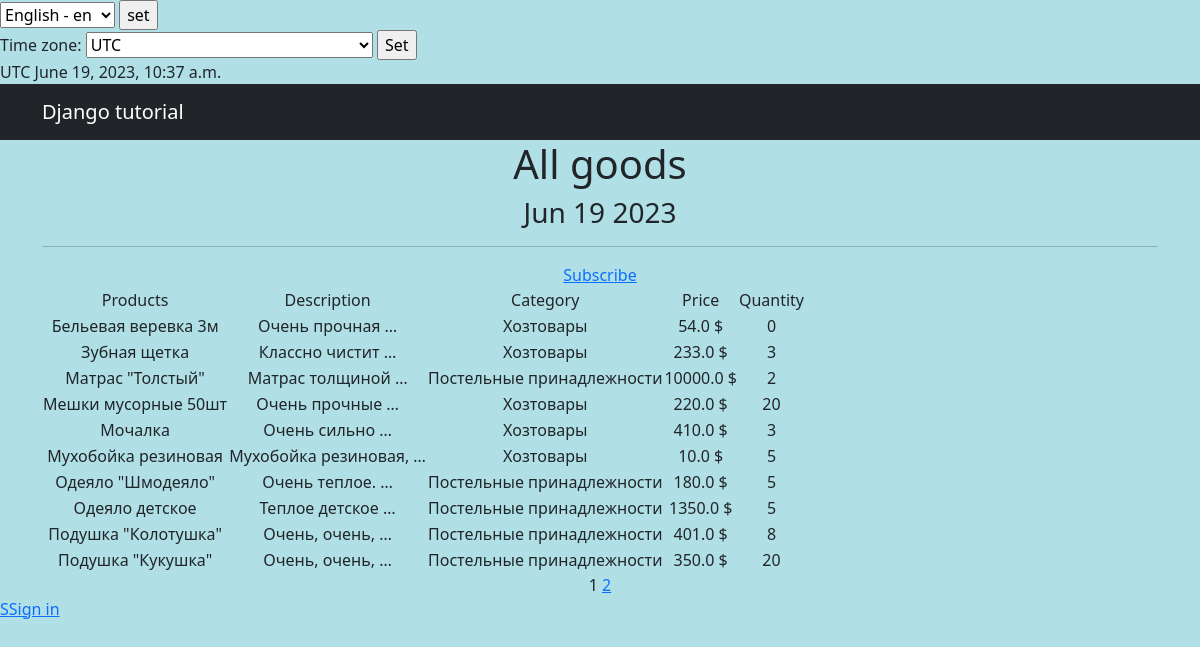
Before: /products/ with the older database file.
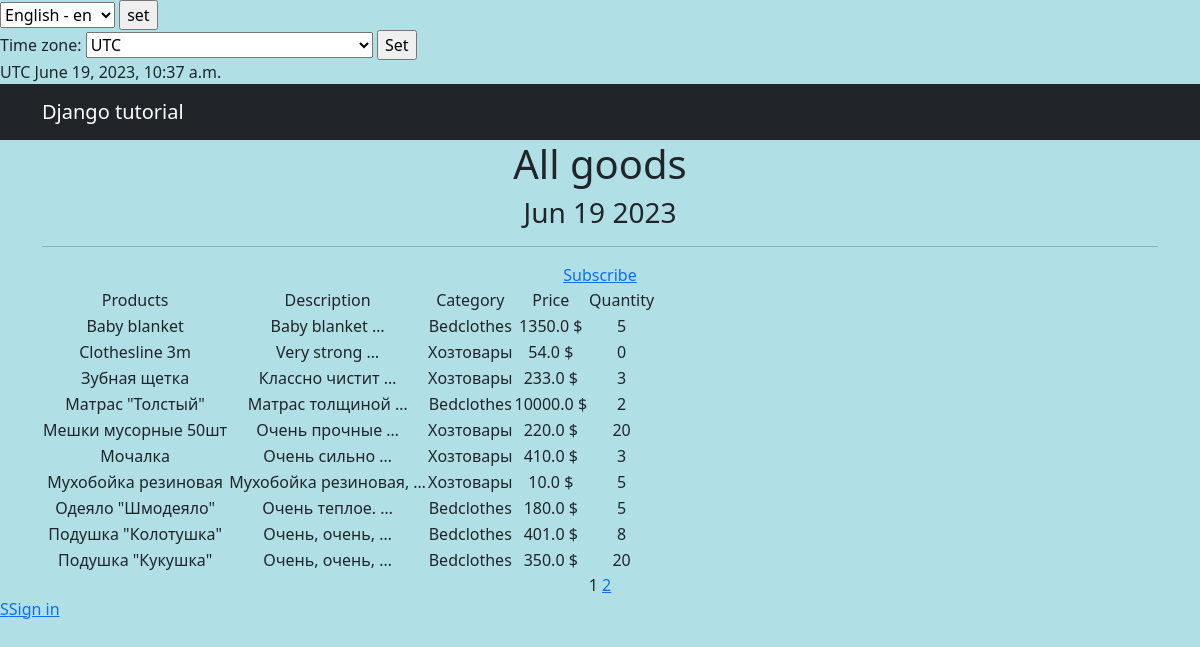
After: the same page with the newer database file.
### simpleapp/models.py (models this page shows, shortened)
class Product(models.Model):
    name = models.CharField(
        max_length=50,
        unique=True,  # названия товаров не должны повторяться
        verbose_name=gettext_lazy('Product name'),
        help_text=gettext_lazy('Enter a name of the product'),
    )
    description = models.TextField(
        verbose_name=gettext_lazy('Description'),
        help_text=gettext_lazy('Describe the product'),
    )
    quantity = models.IntegerField(
        validators=[MinValueValidator(0, gettext_lazy('Quantity should be >= 0'))],
        verbose_name=gettext_lazy('Quantity'),
        help_text=gettext_lazy('Quantity should be >= 0'),
    )
    category = models.ForeignKey(
        to='Category',
        on_delete=models.CASCADE,
        related_name='products',  # все продукты в категории будут доступны через поле products
        verbose_name=gettext_lazy('Category'),
        help_text=gettext_lazy('Choose a category name'),
    )
    price = models.FloatField(
        validators=[MinValueValidator(0.0, gettext_lazy('Price should be >= 0.0'))],
        verbose_name=gettext_lazy('Price'),
        help_text=gettext_lazy('Price should be >= 0.0'),
    )
    class Meta:  # Возвращает название категории во множественном или единственном числе в админпанеле
        verbose_name = _('Product')
        verbose_name_plural = _('Products')

class Category(models.Model):
    name = models.CharField(
        max_length=100,
        unique=True,
        verbose_name=gettext_lazy('Category'),
        help_text=gettext_lazy('Category name'),
    )
    def __str__(self):
        return f'{self.name.title()}'
    class Meta:  # Возвращает название категории во множественном или единственном числе в админпанеле
        verbose_name = _('Category')
        verbose_name_plural = _('Categories')

### simpleapp/views.py (the view, shortened to what this page needs)
# urls.py: path('', ProductsList.as_view(), name='product_list'),
class ProductsList(ListView):
    model = Product
    ordering = 'name'
    template_name = 'products.html'
    context_object_name = 'products'
    paginate_by = 10  # вот так мы можем указать количество записей на странице
    def get_queryset(self):
        queryset = super().get_queryset()
        self.filterset = ProductFilter(self.request.GET, queryset)
        return self.filterset.qs
    def get_context_data(self, **kwargs):
        context = super().get_context_data(**kwargs)
        context['next_sale'] = "Распродажа в среду!"
        context['filterset'] = self.filterset
        context['current_time'] = timezone.localtime(timezone.now())
        context['timezones'] = pytz.common_timezones
        return context

### simpleapp/templatetags/custom_filters.py (called while the page is built)
@register.filter()
def currency(value, code='rub'):
   postfix = CURRENCIES_SYMBOLS[code]
   return f'{value} {postfix}'

### simpleapp/templatetags/custom_tags.py (called while the page is built)
@register.simple_tag()
def current_time(format_string='%b %d %Y'):
    return datetime.utcnow().strftime(format_string)

@register.simple_tag(takes_context=True)
def url_replace(context, **kwargs):
    d = context['request'].GET.copy()
    for k, v in kwargs.items():
        d[k] = v
    return d.urlencode()

### templates/products.html (shortened to what this page needs)
{% extends 'flatpages/default.html' %}
{% load custom_filters %}
{% load custom_tags %}
{% load cache %}
{% load i18n %}
{% block content %}
    {% cache 30 header %}
    <h1>{% trans 'All goods' %}</h1>
    <h3>{% current_time '%b %d %Y' %}</h3>
    <hr>
    {% endcache %}
    <a href="{% url 'subscriptions' %}">{% trans 'Subscribe' %}</a>
    {% if products %}
        <table>
            <tr>
                <td>{% trans 'Products' %}</td>
                <td>{% trans 'Description' %}</td>
                <td>{% trans 'Category' %}</td>
                <td>{% trans 'Price' %}</td>
                <td>{% trans 'Quantity' %}</td>
            </tr>
            {% for product in products %}
                    <td>{{ product.name }}</td>
                    <td>{{ product.description|truncatewords:2 }}</td>
                    <td>{{ product.category.name }}</td>
                    <td>{{ product.price|currency:"usd" }}</td>
                    <td>{{ product.quantity }}</td>
                    <td>
                    </td>
            {% endfor %}
        </table>
    {% else %}
        <h2>{% trans 'There are no any goods' %}</h2>
    {% endif %}
    {{ page_obj.number }}
    {% if page_obj.has_next %}
        <a href="?{% url_replace page=page_obj.next_page_number %}">{{ page_obj.next_page_number }}</a>
    {% endif %}
{% endblock content %}

### templates/flatpages/default.html (shortened to what this page needs)
<!DOCTYPE html>
{% load i18n %}
{% load tz %}
{% load static %}
<html lang="ru">
    <head>
        <link href="{% static 'css/styles.css' %}" rel="stylesheet" />
    </head>
    <body>
        <form action="{% url 'set_language' %}" method="POST"> {% csrf_token %}
            {% get_current_language as LANGUAGE_CODE %}
            <select name="language" id="">
                {% get_available_languages as LANGUAGES %}
                {% get_language_info_list for LANGUAGES as languages %}
                {% for language in languages %}
                    <option value="{{ language.code }}" {% if language.code == LANGUAGE_CODE %} selected {% endif %} >
                        {{ language.name_local }} - {{ language.code }}
                    </option>
                {% endfor %}
            </select>
            <input type="submit" value="set">
        </form>
        {% get_current_timezone as TIME_ZONE %}
        <form action="" method="POST">
            <label for="timezone">Time zone:</label>
            <select name="timezone">
                {% for tz in timezones %}
                <option value="{{ tz }}"{% if tz == TIME_ZONE %} selected{% endif %}>{{ tz }}</option>
                {% endfor %}
            </select>
            <input type="submit" value="Set">
        </form>
        {{ TIME_ZONE }}
        {{ current_time|timezone:TIME_ZONE }}
        <nav class="navbar navbar-expand-lg navbar-dark bg-dark static-top">
            <div class="container">
                <a class="navbar-brand" href="#">Django tutorial</a>
            </div>
        </nav>
        <div class="container">
            <div class="row">
                <div class="col-lg-12 text-center">
                    {% block content %}{% endblock content %}
                </div>
            </div>
        </div>
    {% if request.user.is_authenticated %}
        <a href="{% url 'account_logout' %}">{% trans 'Sign out' %}</a>
    {% else %}
        <a href="{% url 'account_login' %}">S{% trans 'Sign in' %}</a>
    {% endif %}
    </body>
</html>

Changed rows visible on the page:
changed Product: name "Одеяло детское" → "Baby blanket"; description "Теплое детское …" → "Baby blanket …"; category.name "Постельные принадлежности" → "Bedclothes"; moves up the list
changed Product: name "Бельевая веревка 3м" → "Clothesline 3m"; description "Очень прочная …" → "Very strong …"
changed Product "Матрас \"Толстый\"": category.name "Постельные принадлежности" → "Bedclothes"
changed Product "Одеяло \"Шмодеяло\"": category.name "Постельные принадлежности" → "Bedclothes"
changed Product "Подушка \"Колотушка\"": category.name "Постельные принадлежности" → "Bedclothes"
changed Product "Подушка \"Кукушка\"": category.name "Постельные принадлежности" → "Bedclothes"
